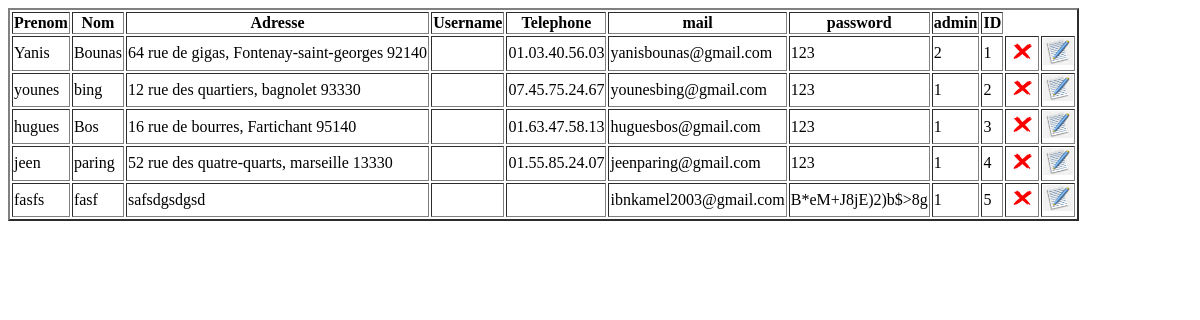
The page /admin.php (signed in) on the database as committed earlier.
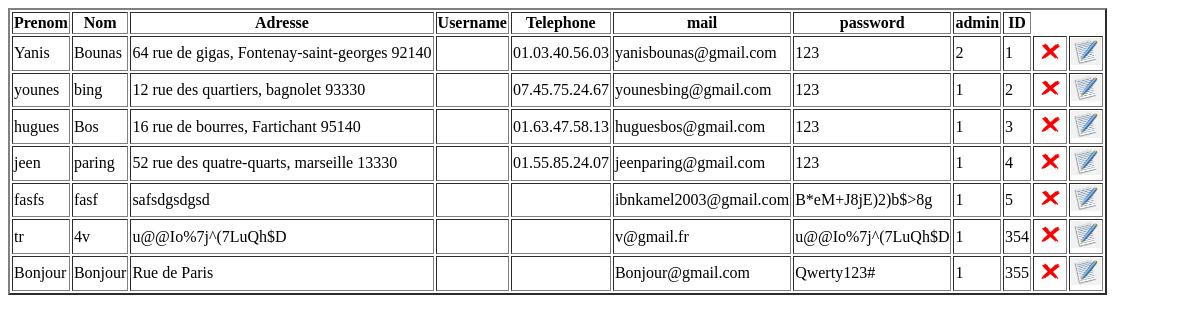
The same page on the database as committed later.
### tables this page shows
CREATE TABLE IF NOT EXISTS `utilisateurs` (
  `ID` int(11) NOT NULL AUTO_INCREMENT,
  `admin` int(1) NOT NULL DEFAULT 1,
  `Nom` varchar(50) NOT NULL,
  `Prenom` varchar(50) NOT NULL,
  `Username` varchar(50) DEFAULT NULL,
  `Adresse` varchar(100) NOT NULL,
  `Telephone` varchar(50) DEFAULT NULL,
  `mail` varchar(50) NOT NULL,
  `password` varchar(50) NOT NULL,
  PRIMARY KEY (`ID`)
);

### admin.php (the view, shortened to what this page needs)
<?php
require_once "db.php";
?>
<!DOCTYPE html>
<html lang="en">
<head>
</head>
<body>
    <table border="2px">
        <?php
        $sql = "select Prenom, Nom, Adresse, Username, Telephone, mail, password, admin, ID from utilisateurs";
        $result = mysqli_query($mysqli, $sql);
        echo "<tr>";
        echo "<th>Prenom</th>";
        echo "<th>Nom</th>";
        echo "<th>Adresse</th>";
        echo "<th>Username</th>";
        echo "<th>Telephone</th>";
        echo "<th>mail</th>";
        echo "<th>password</th>";
        echo "<th>admin</th>";
        echo "<th>ID</th>";
        echo "</tr>";
        while ($row = mysqli_fetch_array($result)) {
            echo "<tr>";
            echo "<td>" . $row["Prenom"] . "</td>";
            echo "<td>" . $row["Nom"] . "</td>";
            echo "<td>" . $row["Adresse"] . "</td>";
            echo "<td>" . $row["Username"] . "</td>";
            echo "<td>" . $row["Telephone"] . "</td>";
            echo "<td>" . $row["mail"] . "</td>";
            echo "<td>" . $row["password"] . "</td>";
            echo "<td>" . $row["admin"] . "</td>";
            echo "<td>" . $row["ID"] . "</td>";
            $id = $row["ID"];
            $ligne = "<a href='/admindelete.php?id=" . $id . "'>
            <img src = '/img/cross.png' width ='30px'/> </a>";
            echo "<td>" . $ligne . "</td>";
            $ligneEdit = "<a href='/adminedit.php?id=" . $id . "'>
            <img src = '/img/edit.png' width ='30px'/> </a>";
            echo "<td>" . $ligneEdit . "</td>";
            echo "</tr>";
        }
        ?>
    </table>
</body>
</html>

Rows that differ between the two databases and show on the page:
added utilisateurs: Prenom "tr", Nom "4v", Adresse "u@@Io%7j^(7LuQh$D", mail "v@gmail.fr", password "u@@Io%7j^(7LuQh$D", admin "1", ID "354"
added utilisateurs: Prenom "Bonjour", Nom "Bonjour", Adresse "Rue de Paris", mail "Bonjour@gmail.com", password "Qwerty123#", admin "1", ID "355"
